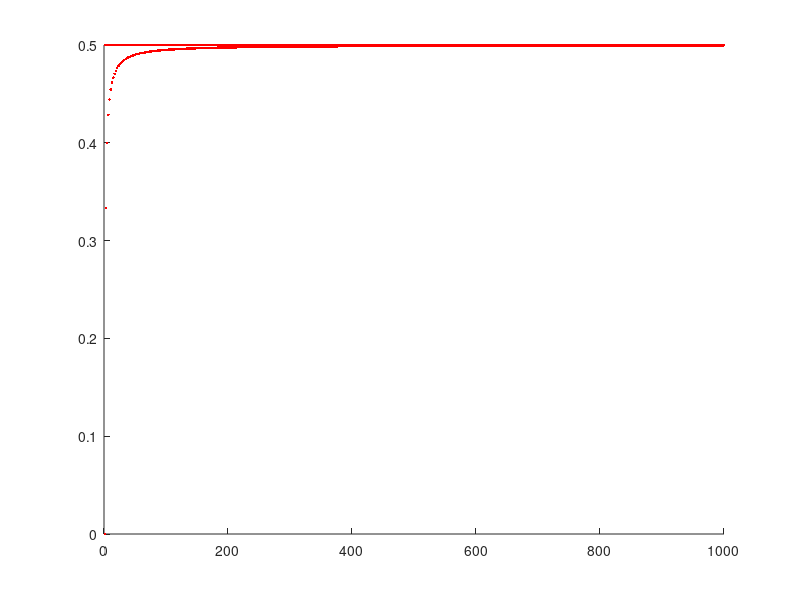

This figure's MATLAB source:
% Az paros szamok aszimptotikus surusegenek abrazolasa
% V1.1 - 2020.12.25.

clc, clear

an=0
n=0


for n = 1:1000
    if mod(n,2) == 0
        an=an+1
    end
    
    hold on
    plot(n,(an/n),'r.')
    %drawnow
end

disp('Ennyi volt osszesen:  ')
n
disp('Ennyi az an: ')
an
disp('Ez pedig a suruseg: ')
an/n